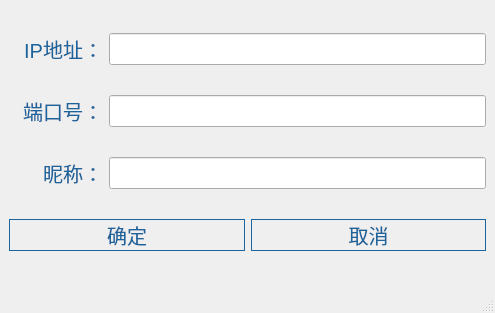
<?xml version="1.0" encoding="UTF-8"?>
<ui version="4.0">
 <class>MainWindow</class>
 <widget class="QMainWindow" name="MainWindow">
  <property name="geometry">
   <rect>
    <x>0</x>
    <y>0</y>
    <width>495</width>
    <height>313</height>
   </rect>
  </property>
  <property name="windowTitle">
   <string>设置</string>
  </property>
  <property name="styleSheet">
   <string notr="true">*{  
    font-family:微软雅黑;
    font-size:20px;
    color: #1d649c;
}
QPushButton{
	border:1px solid #1d649c;
}
QPushButton:hover{
	color: rgb(85, 255, 255);
}
</string>
  </property>
  <widget class="QWidget" name="centralwidget">
   <layout class="QVBoxLayout" name="verticalLayout">
    <item>
     <layout class="QHBoxLayout" name="horizontalLayout" stretch="2,8">
      <item>
       <widget class="QLabel" name="label_ip">
        <property name="text">
         <string>IP地址：</string>
        </property>
        <property name="alignment">
         <set>Qt::AlignRight|Qt::AlignTrailing|Qt::AlignVCenter</set>
        </property>
       </widget>
      </item>
      <item>
       <widget class="QLineEdit" name="lineEdit_ip"/>
      </item>
     </layout>
    </item>
    <item>
     <layout class="QHBoxLayout" name="horizontalLayout_2" stretch="2,8">
      <item>
       <widget class="QLabel" name="label_port">
        <property name="text">
         <string>端口号：</string>
        </property>
        <property name="alignment">
         <set>Qt::AlignRight|Qt::AlignTrailing|Qt::AlignVCenter</set>
        </property>
       </widget>
      </item>
      <item>
       <widget class="QLineEdit" name="lineEdit_port"/>
      </item>
     </layout>
    </item>
    <item>
     <layout class="QHBoxLayout" name="horizontalLayout_3" stretch="2,8">
      <item>
       <widget class="QLabel" name="label_name">
        <property name="text">
         <string>昵称：</string>
        </property>
        <property name="alignment">
         <set>Qt::AlignRight|Qt::AlignTrailing|Qt::AlignVCenter</set>
        </property>
       </widget>
      </item>
      <item>
       <widget class="QLineEdit" name="lineEdit_name"/>
      </item>
     </layout>
    </item>
    <item>
     <layout class="QHBoxLayout" name="horizontalLayout_4">
      <item>
       <widget class="QPushButton" name="pushButton_yes">
        <property name="text">
         <string>确定</string>
        </property>
       </widget>
      </item>
      <item>
       <widget class="QPushButton" name="pushButton_no">
        <property name="text">
         <string>取消</string>
        </property>
       </widget>
      </item>
     </layout>
    </item>
   </layout>
  </widget>
  <widget class="QMenuBar" name="menubar">
   <property name="geometry">
    <rect>
     <x>0</x>
     <y>0</y>
     <width>495</width>
     <height>33</height>
    </rect>
   </property>
  </widget>
  <widget class="QStatusBar" name="statusbar"/>
 </widget>
 <resources/>
 <connections/>
</ui>
